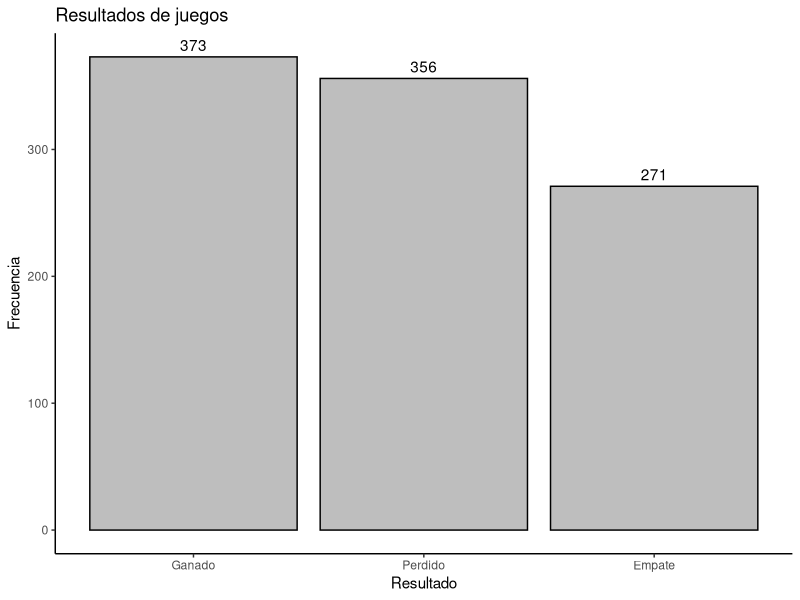
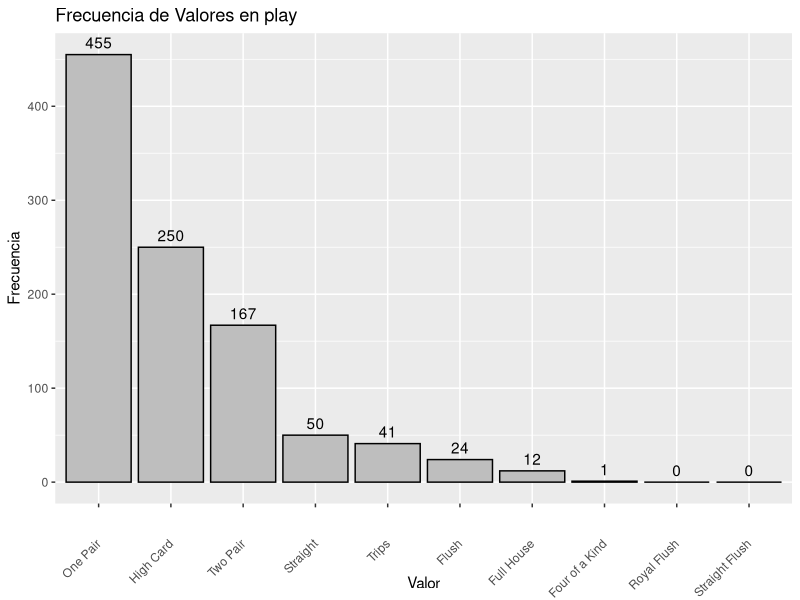

Reproduce these figures in R, in order.
## ---- chunk 1
deck <- data.frame(
  face = c("king", "queen", "jack", "ten", "nine", "eight", "seven", "six",
           "five", "four", "three", "two", "ace", "king", "queen", "jack", "ten", 
           "nine", "eight", "seven", "six", "five", "four", "three", "two", "ace", 
           "king", "queen", "jack", "ten", "nine", "eight", "seven", "six", "five", 
           "four", "three", "two", "ace", "king", "queen", "jack", "ten", "nine", 
           "eight", "seven", "six", "five", "four", "three", "two", "ace"),  
  suit = c("spades", "spades", "spades", "spades", "spades", "spades", 
           "spades", "spades", "spades", "spades", "spades", "spades", "spades", 
           "clubs", "clubs", "clubs", "clubs", "clubs", "clubs", "clubs", "clubs", 
           "clubs", "clubs", "clubs", "clubs", "clubs", "diamonds", "diamonds", 
           "diamonds", "diamonds", "diamonds", "diamonds", "diamonds", "diamonds", 
           "diamonds", "diamonds", "diamonds", "diamonds", "diamonds", "hearts", 
           "hearts", "hearts", "hearts", "hearts", "hearts", "hearts", "hearts", 
           "hearts", "hearts", "hearts", "hearts", "hearts"), 
  value = c(13, 12, 11, 10, 9, 8, 7, 6, 5, 4, 3, 2, 1, 13, 12, 11, 10, 9, 8, 
            7, 6, 5, 4, 3, 2, 1, 13, 12, 11, 10, 9, 8, 7, 6, 5, 4, 3, 2, 1, 13, 12, 11, 
            10, 9, 8, 7, 6, 5, 4, 3, 2, 1)
)
## ---- chunk 2


shuffle <- function(deck) { 
  random <- sample(1:52, size = 52)
  deck[random, ]
}

shuffle_deck <- shuffle(deck)

dealer <- function(shuffle_deck, n){
  
  cards_per_player <- 2
  players = vector("list", length = n)
  
  for(i in 1:n){
    firts <- (i)
    last <- (i + n)
    players[[i]] <- merge(shuffle_deck[firts,],shuffle_deck[last,],all=TRUE)
    
  }
  
  remaining_cards <- shuffle_deck[(n * cards_per_player + 2):(n * cards_per_player + 4), ]
  turn <- shuffle_deck[(n * cards_per_player + 6),]
  river <- shuffle_deck[(n * cards_per_player + 8),]
  
  remaining_cards <- merge(remaining_cards,turn,all = TRUE)
  remaining_cards <- merge(remaining_cards,river,all = TRUE)
  
  return(list(players = players, table = remaining_cards))
}

numPlayers <- 2

players <- dealer(shuffle_deck, numPlayers)

for (i in 1:numPlayers) {
  print(players$players[[i]])
}

## ---- chunk 3
#function to extract and sort the cards 
sort_cards <- function(hand_Table,hand_Player){
  cards <- merge(hand_Table,hand_Player, all = TRUE)
  sort_c <- ordenado <- cards[order(cards$value),]
  return(sort_c) 
}

#function for royal flush 
royal_flush <- function(cards){
  
  s = 0
  c = 0
  h = 0
  d = 0
  n=6
  counter = 0
  straigh = TRUE
  Flush = FALSE
  
  if(cards[1,3] == 1 & cards[7,3] == 13){
    if(cards[1,2] == "spades"){
      s = s + 1
    }
    if(cards[1,2] == "clubs"){
      c = c + 1
    }
    if(cards[1,2] == "hearts"){
      h = h + 1
    }
    if(cards[1,2] == "diamonds"){
      d = d + 1
    }
    
    if(cards[7,2] == "spades"){
      s = s + 1
    }
    if(cards[7,2] == "clubs"){
      c = c + 1
    }
    if(cards[7,2] == "hearts"){
      h = h + 1
    }
    if(cards[7,2] == "diamonds"){
      d = d + 1
    }
    
    while (straigh & n>1) {
      if( ((cards[n,3] == (cards[n+1,3]-1))|cards[n,3] == (cards[n+1,3])) & counter<3 ){
        if(cards[n,2] == "spades"){
          s = s + 1
        }
        if(cards[n,2] == "clubs"){
          c = c + 1
        }
        if(cards[n,2] == "hearts"){
          h = h + 1
        }
        if(cards[n,2] == "diamonds"){
          d = d + 1
        }
        if(cards[n,3] == (cards[n+1,3]-1)){
          counter = counter +1
        }
      }
      if((cards[n,3] == (cards[n+1,3])) & counter<3){
        if(cards[n,2] == "spades"){
          s = s + 1
        }
        if(cards[n,2] == "clubs"){
          c = c + 1
        }
        if(cards[n,2] == "hearts"){
          h = h + 1
        }
        if(cards[n,2] == "diamonds"){
          d = d + 1
        }
      }
      if((cards[n+1,3]-cards[n,3]) > 1 & counter<3){
        straigh = FALSE
      }
      n = n-1
    }
    
    
    if(d == 5 | c == 5 | s == 5 | h == 5){
      Flush = TRUE
    }
    
    if(straigh & Flush){
      return(c(10,14))
    }
    if(straigh & !Flush){
      return(c(5,14))
    }
  }
  return(c(0,0))
}

#function for straigh flush
straigh_flush <- function(cards){
  HC = 0
  counter = 0
  straigh = FALSE
  Flush = FALSE
  broke = FALSE
  s = 0
  c = 0
  h = 0
  d = 0
  
  if(cards[1,2] == "spades"){
    s =s +1
  }
  if(cards[1,2] == "clubs"){
    c =c +1
  }
  if(cards[1,2] == "hearts"){
    h =h +1
  }
  if(cards[1,2] == "diamonds"){
    d =d +1
  }
  
  for (i in 1:6) {
    if(cards[i,3] == (cards[i+1,3]-1) & !broke){
      counter = counter+1
      HC = cards[i+1,3]
      if(cards[i+1,2] == "spades"){
        s =s +1
      }
      if(cards[i+1,2] == "clubs"){
        c =c +1
      }
      if(cards[i+1,2] == "hearts"){
        h =h +1
      }
      if(cards[i+1,2] == "diamonds"){
        d =d +1
      }
    }
    if(cards[i,3] == (cards[i+1,3]) & !broke){
      if(cards[i+1,2] == "spades"){
        s =s +1
      }
      if(cards[i+1,2] == "clubs"){
        c =c +1
      }
      if(cards[i+1,2] == "hearts"){
        h =h +1
      }
      if(cards[i+1,2] == "diamonds"){
        d =d +1
      }
    }
    if(cards[i+1,3] - cards[i,3] > 1 & counter < 4){
      counter = 0
    }
    if(cards[i+1,3] - cards[i,3] > 1 & counter >= 4){
      broke = !broke
    }
    
  }
  
  
  if(counter >= 4){
    straigh = TRUE
  }
  if(s==5 | c==5 | h==5 | d==5){
    Flush=TRUE
  }
  
  if(straigh & Flush){
    return(c(9,HC))
  }
  if(straigh & !Flush){
    return(c(5,HC))
  }
  if(!straigh & !Flush){
    return(c(0,0))
  }
  return(c(0,0))
}

  
#function for flush
card_flush <- function(cards){
  
  s = c(0,0)
  c = c(0,0)
  h = c(0,0)
  d = c(0,0)
  for (i in 1:7) {
      if(cards[i,2] == "spades"){
        s[1] =s[1] +1
        s[2] = cards[i,3]
      }
      if(cards[i,2] == "clubs"){
        c[1] =c[1] +1
        c[2] = cards[i,3]
      }
      if(cards[i,2] == "hearts"){
        h[1] =h[1] +1
        h[2] = cards[i,3]
      }
      if(cards[i,2] == "diamonds"){
        d[1] =d[1] +1
        d[2] = cards[i,3]
      }
  }
  if(s[1]>=5){
    return(c(6,s[2]))
  }
  if(c[1]>=5){
    return(c(6,s[2]))
  }
  if(h[1]>=5){
    return(c(6,s[2]))
  }
  if(d[1]>=5){
    return(c(6,s[2]))
  }
  return(c(0,0))
}

#Function for poker, full house, tree of a kind, two pair and pair 
cards_poker <- function(cards){
  poker = c(0,0)
  pair = c(0,0)
  three = c(0,0)
  n=1
  for(i in 2:7){
    if(cards[i,3] == cards[i-1,3]){
      n = n+1
    }else{
      if(n == 2){
        pair[1]=pair[1]+1
        pair[2]=cards[i-1,3]
      }
      if(n == 3){
        three[1]=three[1]+1
        three[2]=cards[i-1,3]
      }
      if(n == 4){
        poker[1]=poker[1]+1
        poker[2]=cards[i-1,3]
      }
      n = 1
    }
  }
  if(poker[1]==1){
    return(c(8,poker[2]))
  }
  if((three[1] == 2) | (three[1] == 1 & (pair[1]==1 | pair[1]==2))){
    return(c(7,three[2]))
  }
  if(three[1]==1 & pair[1]!=1 & pair[1]!=2){
    return(c(4,three[2]))
  }
  if(pair[1]==2 | pair[1]==3){
    return(c(3,pair[2]))
  }
  if(pair[1]==1){
    return(c(2,pair[2]))
  }
  return(c(1,cards[7,3]))
}

#function defining the hand 
hand_defining <- function(poker_table,hand_player){
  
  cards = sort_cards(poker_table,hand_player)
  
  hand = c(0,0)
  aux = royal_flush(cards)
  if(aux[1] == 10){
    return(aux)
  }else{
    hand = aux
  }
  
  aux = straigh_flush(cards)
  if(aux[1]==9){
    return(aux)
  }
  if(hand[2]<aux[2]){
    hand = aux
  }
  
  aux = card_flush(cards)
  if(aux[1]==6){
    hand = aux
  }
  
  aux = cards_poker(cards)
  if(aux[1]>hand[1]){
    return(aux)
  }else{
    return(hand)
  }
  
}


#function defining
player_won <- function(game_1,game_2){
  if(game_1[1] > game_2[1]){
    return(1)
  }
  if(game_1[1] == game_2[1] & game_1[2] > game_2[2]){
    return(1)
  }
  if(game_1[1] == game_2[1] & game_1[2] == game_2[2]){
    return(3)
  }
  return(2)
}

prueba_straigh_flush <- data.frame(
  face = c("ace", "ten", "jack", "queen", "king"),  
  suit = c("spades", "spades", "spades", "spades", "spades"), 
  value = c(1, 10, 11, 12, 13)
)

prueba_mano <- data.frame(
  face = c("eigth", "nine"),  
  suit = c("spades", "spades"), 
  value = c(8,9)
)
## ---- chunk 4

library(ggplot2)


win = rep(0,3)
play = rep(0,10)

for (i in 1:1000) {
  
  won = 1
  
  deck_shuffle = shuffle(deck)
  players <- dealer(deck_shuffle,numPlayers)
  
  hand_player = hand_defining(players$table,players$players[[1]])
  play[hand_player[1]] = play[hand_player[1]]+1
  
  for (i in 2:numPlayers) {
    aux = player_won(hand_player,hand_defining(players$table,players$players[[i]]))
    if(aux == 2){
      won = 2
      break
    }
    won = aux
  }
  
  win[won] = win[won] +1
}

df_win <- data.frame(Resultado = c("Ganado", "Perdido", "Empate"),
                 Frecuencia = win)
df_win$Resultado <- reorder(df_win$Resultado, -df_win$Frecuencia)

ggplot(df_win, aes(x = Resultado, y = Frecuencia)) +
  geom_bar(stat = "identity", fill = "grey", color = "black") +
  geom_text(aes(label = Frecuencia), vjust = -0.5) +
  labs(title = "Resultados de juegos",
       x = "Resultado",
       y = "Frecuencia") +
  theme_classic()




df_play <- data.frame(Valor = c("High Card", "One Pair", "Two Pair", "Trips", "Straight", "Flush", "Full House", "Four of a Kind", "Straight Flush", "Royal Flush"), Frecuencia = play)

df_play$Valor <- reorder(df_play$Valor, -df_play$Frecuencia)

ggplot(df_play, aes(x = Valor, y = Frecuencia)) +
  geom_bar(stat = "identity", fill = "gray", color = "black") +
  geom_text(aes(label = Frecuencia), vjust = -0.5) +  
  labs(title = "Frecuencia de Valores en play",
       x = "Valor",
       y = "Frecuencia") +
  theme(axis.text.x = element_text(angle = 45, vjust = 0.5, hjust = 1))
